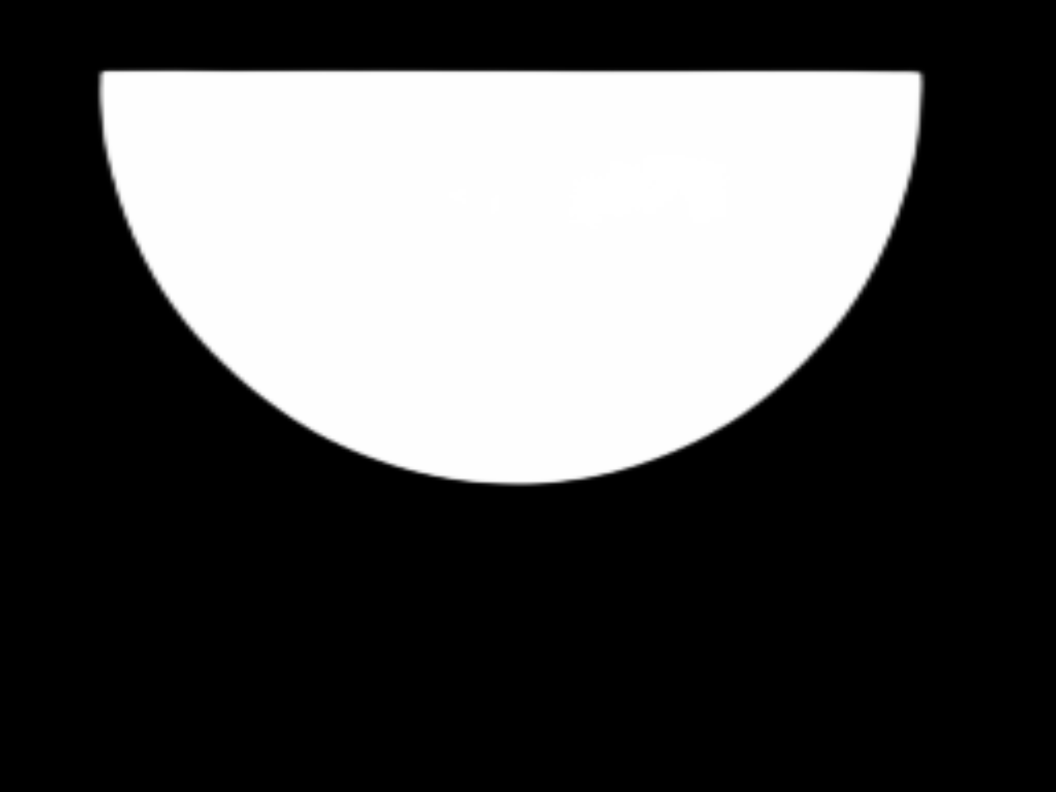
#> input picture image_png/DSC00321.png, 4224 x 3168 px (shown at 1/4 size)
$ python curve_decrete.py
#> lines starting #> are read from the running program, lines starting #| are printed output that depends on the picture; after the words box and inside, x2 and y2 are one past the last pixel; in counts of white or black regions, pixels touching at a corner belong together; long printed decimals are rounded
import numpy as np
import cv2
import pandas as pd
import matplotlib
import matplotlib.pyplot as plt
from skimage import morphology
from scipy import ndimage
plt.rcParams['font.sans-serif']=['Microsoft YaHei']
matplotlib.use(backend='Qt5Agg')

img_path = './image_png/DSC00321.png'  # 可更换图像
img = cv2.imread(img_path)
#> img is the input picture: shape (3168, 4224, 3); min 0, max 255, mean 81.1
gray = cv2.cvtColor(img, cv2.COLOR_RGB2GRAY)
gray = cv2.GaussianBlur(gray,(5,5),0)
ret, BW = cv2.threshold(gray, 100, 1, cv2.THRESH_BINARY)
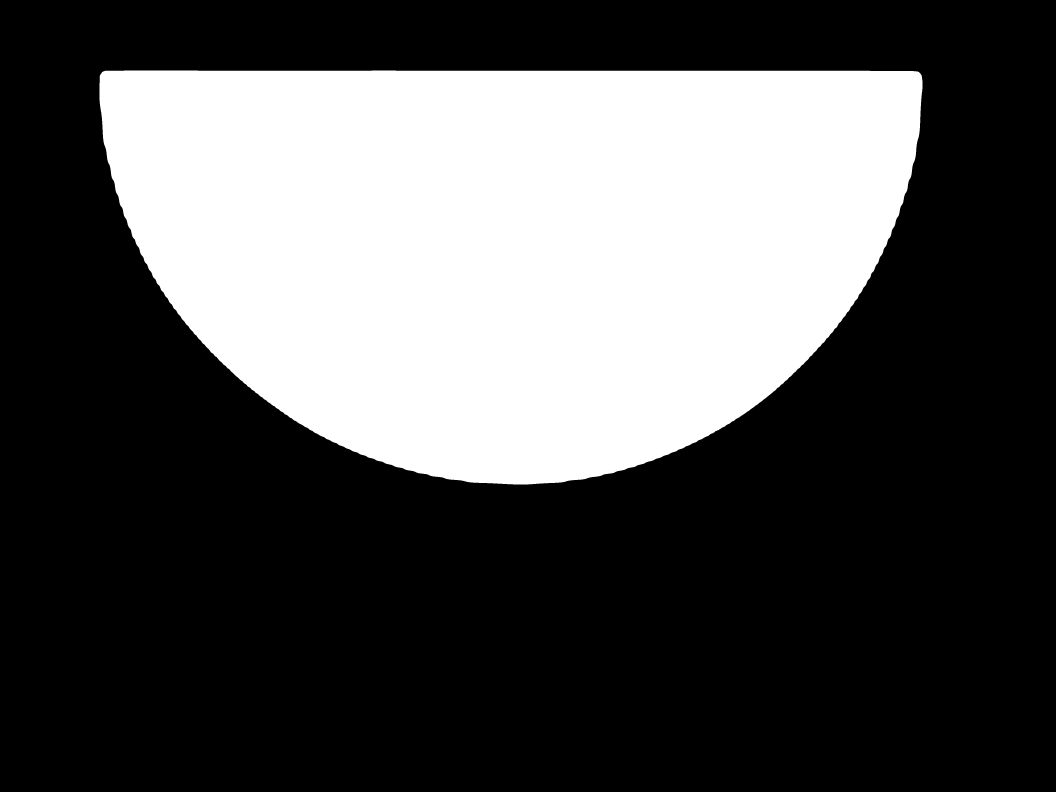
#> BW: shape (3168, 4224) (shown at 1/4 size); values 0 (black) and 1 (white), 32% white; 1 white region

# 提取边缘
# contours, hierarchy = cv2.findContours(BW,cv2.RETR_EXTERNAL,cv2.CHAIN_APPROX_SIMPLE) # CHAIN_APPROX_NONE
contours, hierarchy = cv2.findContours(BW,cv2.RETR_EXTERNAL,cv2.CHAIN_APPROX_NONE)
#> contours = 1 contour; box (x1, y1, x2, y2) and area: (398, 282, 3690, 1938) 4283182
px = np.array(contours[0][:, :, 0]).squeeze()  # W
#> px = 7982 values, max 3689 at index 4736, min 398 at index 131, mean 2045.8
py = np.array(contours[0][:, :, 1]).squeeze()  # H
#> py = 7982 values, max 1937 at index 2446, min 282 at index 0, mean 900.8
# 提取比例因子（实际距离和图像距离的比例）
factor = 2/(max(px) - min(px))
#> factor = 0.000608

df = pd.DataFrame({'x': px, 'y': py})
#> df = table of 7982 rows and 2 columns
# df = df[df['y']>=320]
df = df.groupby(['x']).max()
#> df = table of 3292 rows and 1 columns
df.index.name = 'index'
df['x'] = df.index
df['z'] = df['y'].rolling(500, axis=0, min_periods=None, center=True).mean()
df['y'] = df['z']
df = df.dropna(axis=0, how='any')
#> df = table of 2793 rows and 3 columns

df.sort_values('x', ascending=True, inplace=True)
px = np.array(df['x'])
#> px = 2793 values from 648 to 3440
py = np.array(df['y'])#.astype(np.int32)
#> py = 2793 values, max 1930.3 at index 1412, min 1105.7 at index 0, mean 1695.7
print("最大像素点为{}，最小像素点为{}，共有像素点为{}".format(max(px),min(px),len(px)))
#| 最大像素点为3440，最小像素点为648，共有像素点为2793

# [16 lines of commented-out code are left out]
px = px * factor
#> px = 2793 values from 0.394 to 2.09
py = py * factor
#> py = 2793 values, max 1.17 at index 1412, min 0.672 at index 0, mean 1.03

# 间隔点计算转角
delta = 50  # 间隔点的间距像素，可以调节大小试试
corner = np.zeros(len(px)-delta)
#> corner = 2743 values from 0 to 0
for i in range(len(px)-delta):
    slope = (py[i]-py[i+delta])/(px[i]-px[i+delta])
    corner[i] = np.arctan(slope)
#> this loop made 2743 passes
#> slope on passes 1 to 3: 1.8, 1.79, 1.78
#> after the loop, corner = 2743 values, max 1.06 at index 0, min -1.07 at index 2742, mean 0.00518
plt.figure(figsize=(16, 9))
plt.plot(range(len(corner)),corner, color='blue', marker='o',  linewidth=0.5, markersize=5)
plt.title('转角')
plt.show()
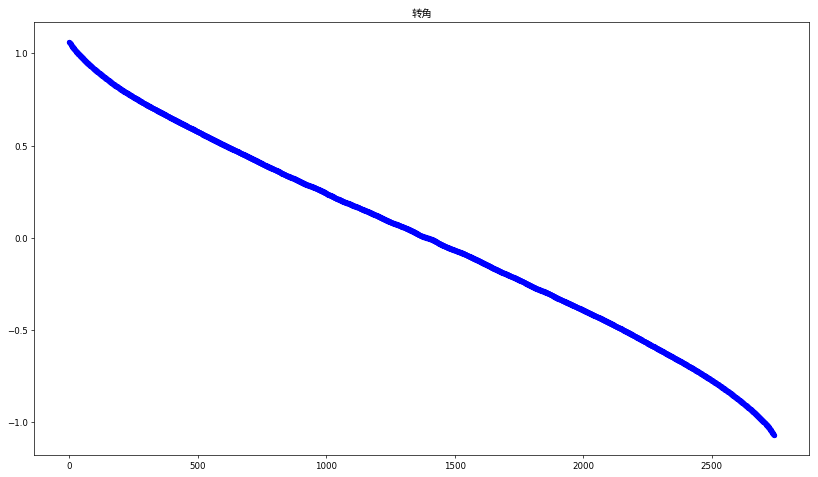
#> figure drawn by matplotlib, 1 panel; curve peaks at x = 0, y = 1.06
plt.close()

# 计算曲率
delta = 500  # 间隔点的间距像素，可以调节大小试试
K = np.zeros(len(px))
#> K = 2793 values from 0 to 0
for i in range(delta,len(px)-delta):
    n1 = (px[i]-px[i-delta],py[i]-py[i-delta])
    n2 = (-px[i]+px[i+delta],-py[i]+py[i+delta])
    L = np.sqrt((px[i+delta]-px[i-delta])**2 + (py[i+delta]-py[i-delta])**2)
    H = np.abs(n1[0]*n2[1]-n1[1]*n2[0])/L
    K[i] = 2 * H / (H**2 + (L/2)**2)
#> this loop made 1793 passes
#> (n1, n2, L, H) on passes 1 to 3: ((0.304, 0.331), (0.304, 0.138), 0.767, 0.0764), ((0.304, 0.33), (0.304, 0.137), 0.767, 0.0763), ((0.304, 0.329), (0.304, 0.137), 0.766, 0.0761)
#> after the loop, K = 2793 values, max 1.04 at index 2292, min 0 at index 0, mean 0.652

K = K[delta:len(px)-delta]
#> K = 1793 values, max 1.04 at index 1792, min 0.986 at index 100, mean 1.02
# print('曲率误差为{}和{}'.format(((max(K)-0.31)/0.31),((min(K)-0.31)/0.31)))
print('曲率误差为{}和{}'.format(((max(K)-1)/1),((min(K)-1)/1)))
#| 曲率误差为0.04328145078937551和-0.01371
t = np.array(range(len(K)))
#> t = 1793 values from 0 to 1792
plt.figure(figsize=(16, 9))
plt.plot(t, K, color='blue', marker='o',  linewidth=0.5, markersize=5)
plt.title('曲率')
plt.show()
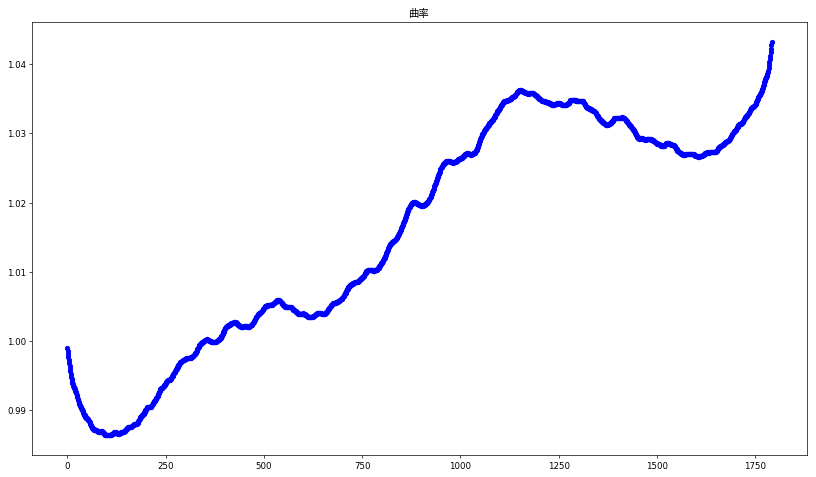
#> figure drawn by matplotlib, 1 panel; curve peaks at x = 1792, y = 1.04

$ run again, with image_png/DSC00309.png copied over image_png/DSC00321.png
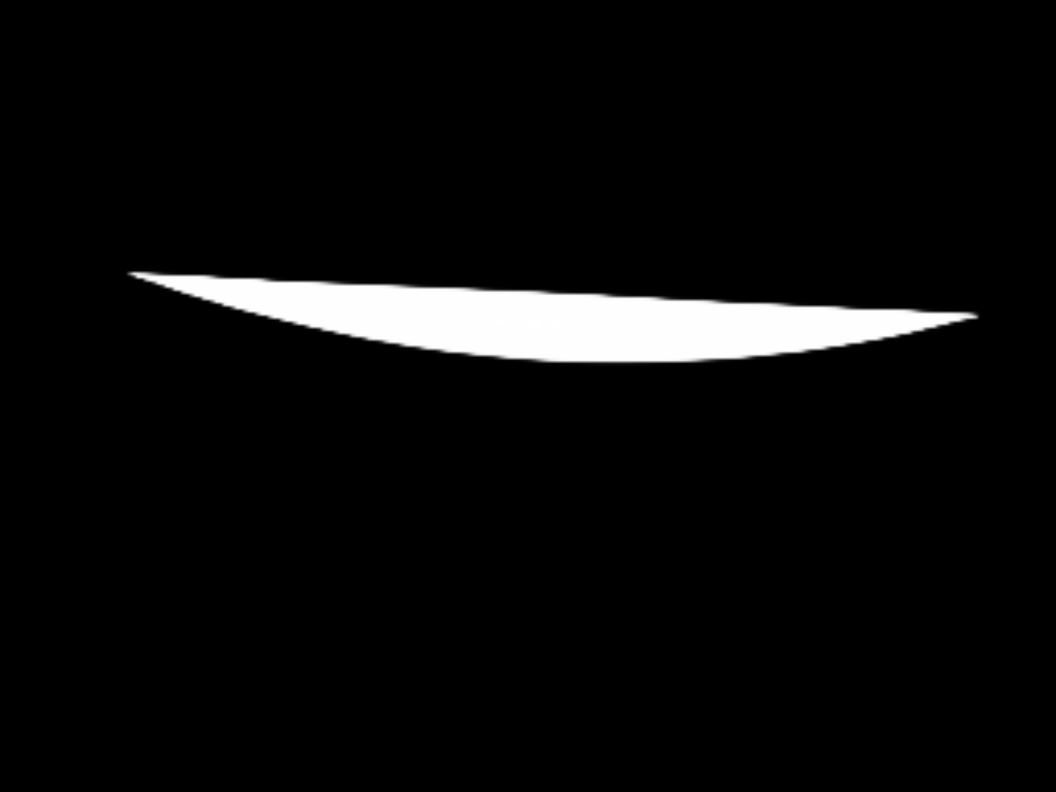
#> input picture image_png/DSC00309.png, 4224 x 3168 px (shown at 1/4 size)
#> img is the input picture: shape (3168, 4224, 3); min 0, max 255, mean 11.8
#> `ret, BW = cv2.threshold(gray, 100, 1, cv2.THRESH_BINARY)`:
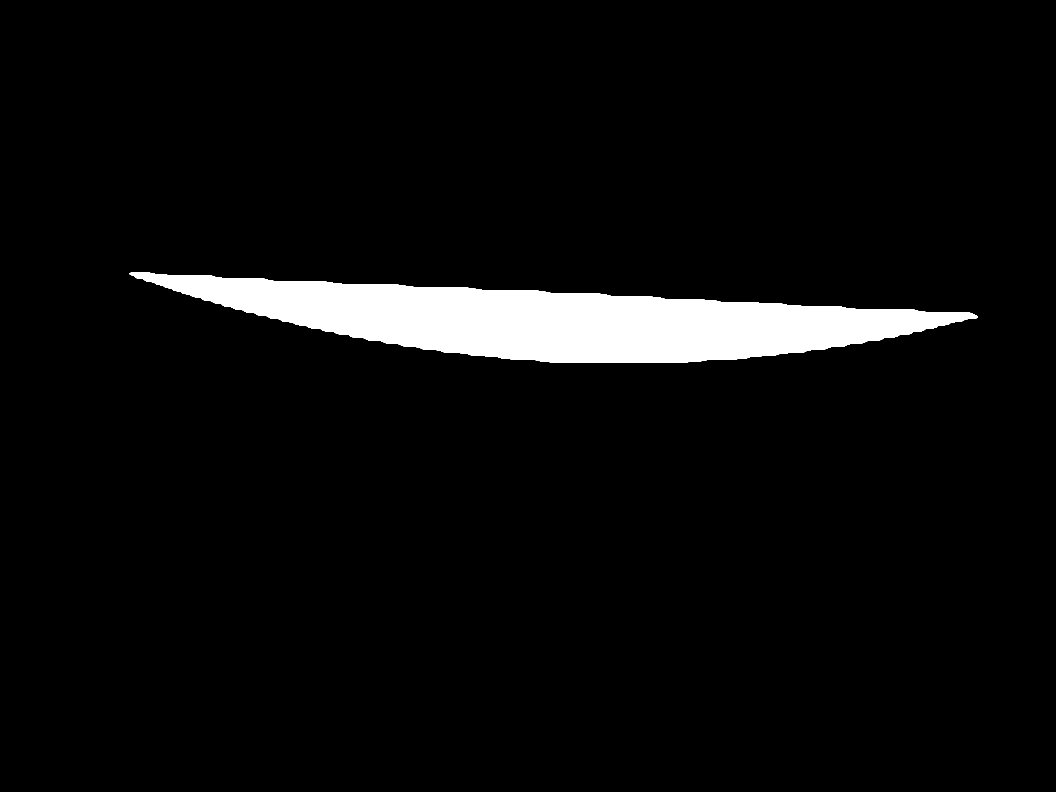
#> BW: shape (3168, 4224) (shown at 1/4 size); values 0 (black) and 1 (white), 4.7% white; 1 white region
#> contours = 1 contour; box (x1, y1, x2, y2) and area: (518, 1088, 3910, 1450) 629184
#> `px = np.array(contours[0][:, :, 0]).squeeze()`: px = 6788 values, max 3909 at index 3409, min 518 at index 15, mean 2213.5
#> `py = np.array(contours[0][:, :, 1]).squeeze()`: py = 6788 values, max 1449 at index 1859, min 1088 at index 0, mean 1264.8
#> factor = 0.00059
#> `df = pd.DataFrame({'x': px, 'y': py})`: df = table of 6788 rows and 2 columns
#> `df = df.groupby(['x']).max()`: df = table of 3392 rows and 1 columns
#> `df = df.dropna(axis=0, how='any')`: df = table of 2893 rows and 3 columns
#> `px = np.array(df['x'])`: px = 2893 values from 768 to 3660
#> `py = np.array(df['y'])#.astype(np.int32)`: py = 2893 values, max 1448.4 at index 1680, min 1180.3 at index 0, mean 1379.4
#| 最大像素点为3660，最小像素点为768，共有像素点为2893
#> `px = px * factor`: px = 2893 values from 0.453 to 2.16
#> `py = py * factor`: py = 2893 values, max 0.854 at index 1680, min 0.696 at index 0, mean 0.814
#> `corner = np.zeros(len(px)-delta)`: corner = 2843 values from 0 to 0
#> the loop `for i in range(len(px)-delta):` made 2843 passes
#> slope on passes 1 to 3: 0.306, 0.306, 0.306
#> after the loop `for i in range(len(px)-delta):`: corner = 2843 values, max 0.297 at index 0, min -0.21 at index 2832, mean 0.0492
#> `K = np.zeros(len(px))`: K = 2893 values from 0 to 0
#> the loop `for i in range(delta,len(px)-delta):` made 1893 passes
#> (n1, n2, L, H) on passes 1 to 3: ((0.295, 0.0782), (0.295, 0.0527), 0.604, 0.0125), ((0.295, 0.0782), (0.295, 0.0526), 0.604, 0.0125), ((0.295, 0.0781), (0.295, 0.0526), 0.604, 0.0125)
#> after the loop `for i in range(delta,len(px)-delta):`: K = 2893 values, max 0.328 at index 2371, min 0 at index 0, mean 0.197
#> `K = K[delta:len(px)-delta]`: K = 1893 values, max 0.328 at index 1871, min 0.271 at index 21, mean 0.301
#| 曲率误差为-0.6720461400465942和-0.7292
#> t = 1893 values from 0 to 1892
#> `plt.show()`:
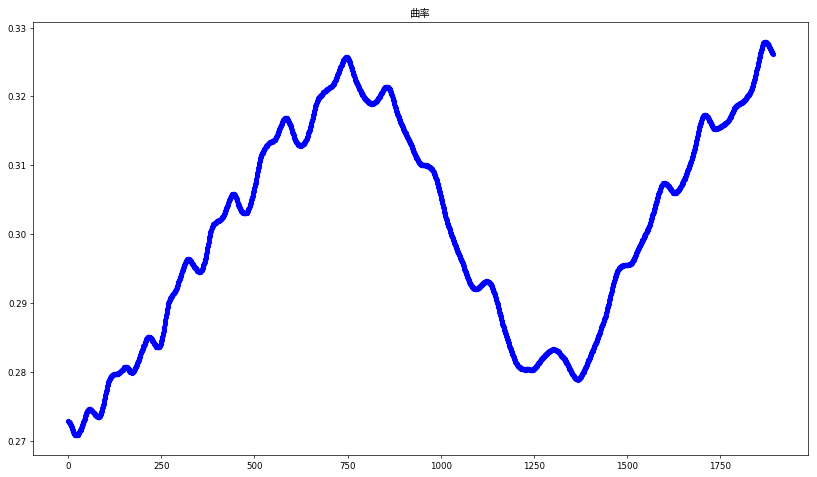
#> figure drawn by matplotlib, 1 panel; curve peaks at x = 1871, y = 0.328

$ run again, with image_png/DSC00311.png copied over image_png/DSC00321.png
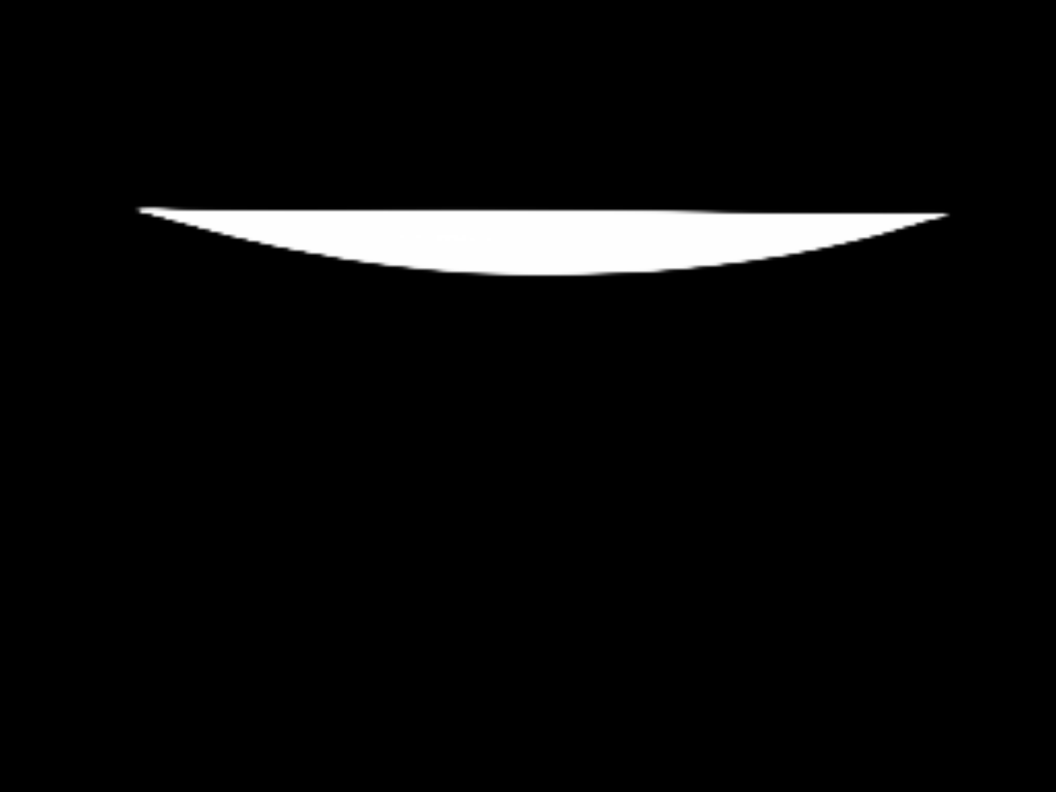
#> input picture image_png/DSC00311.png, 4224 x 3168 px (shown at 1/4 size)
#> img is the input picture: shape (3168, 4224, 3); min 0, max 255, mean 10.7
#> `ret, BW = cv2.threshold(gray, 100, 1, cv2.THRESH_BINARY)`:
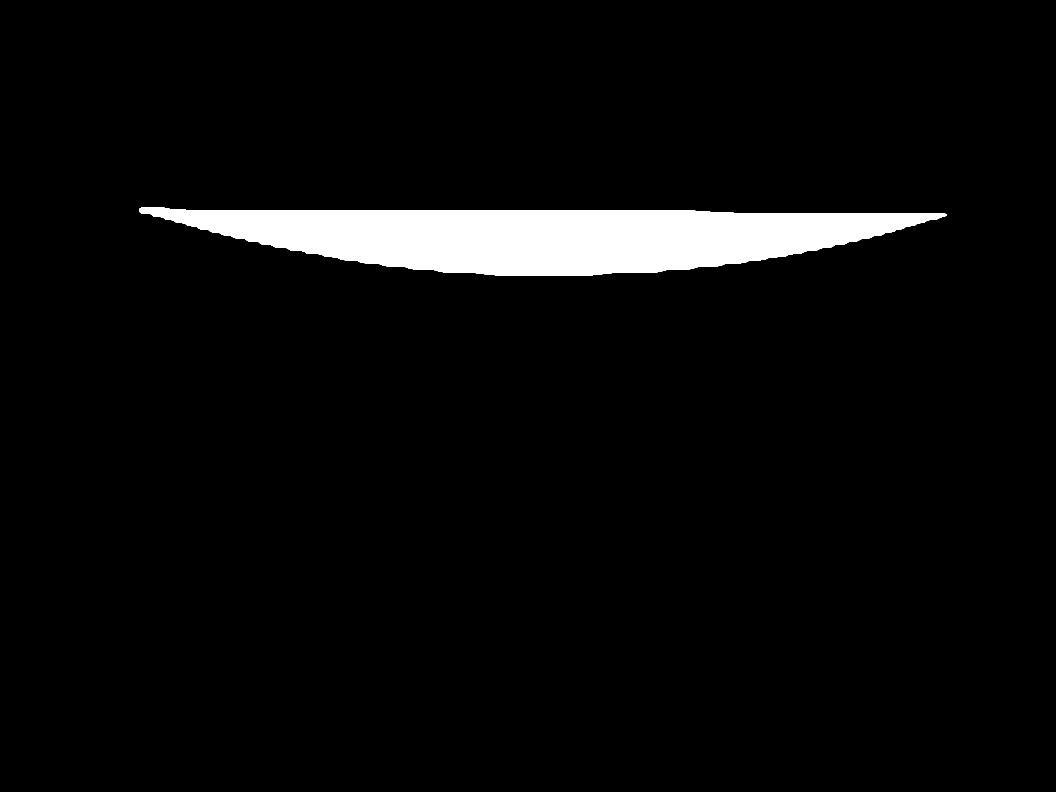
#> BW: shape (3168, 4224) (shown at 1/4 size); values 0 (black) and 1 (white), 4.3% white; 1 white region
#> contours = 1 contour; box (x1, y1, x2, y2) and area: (558, 829, 3788, 1103) 568824
#> `px = np.array(contours[0][:, :, 0]).squeeze()`: px = 6472 values, max 3787 at index 3259, min 558 at index 17, mean 2169.5
#> `py = np.array(contours[0][:, :, 1]).squeeze()`: py = 6472 values, max 1102 at index 1544, min 829 at index 0, mean 931.2
#> factor = 0.000619
#> `df = pd.DataFrame({'x': px, 'y': py})`: df = table of 6472 rows and 2 columns
#> `df = df.groupby(['x']).max()`: df = table of 3230 rows and 1 columns
#> `df = df.dropna(axis=0, how='any')`: df = table of 2731 rows and 3 columns
#> `px = np.array(df['x'])`: px = 2731 values from 808 to 3538
#> `py = np.array(df['y'])#.astype(np.int32)`: py = 2731 values, max 1100.4 at index 1365, min 913.6 at index 0, mean 1041.2
#| 最大像素点为3538，最小像素点为808，共有像素点为2731
#> `px = px * factor`: px = 2731 values from 0.5 to 2.19
#> `py = py * factor`: py = 2731 values, max 0.682 at index 1365, min 0.566 at index 0, mean 0.645
#> `corner = np.zeros(len(px)-delta)`: corner = 2681 values from 0 to 0
#> the loop `for i in range(len(px)-delta):` made 2681 passes
#> slope on passes 1 to 3: 0.255, 0.255, 0.255
#> after the loop `for i in range(len(px)-delta):`: corner = 2681 values, max 0.25 at index 0, min -0.254 at index 2680, mean 0.00661
#> `K = np.zeros(len(px))`: K = 2731 values from 0 to 0
#> the loop `for i in range(delta,len(px)-delta):` made 1731 passes
#> (n1, n2, L, H) on passes 1 to 3: ((0.31, 0.0678), (0.31, 0.0388), 0.628, 0.0143), ((0.31, 0.0677), (0.31, 0.0387), 0.628, 0.0143), ((0.31, 0.0677), (0.31, 0.0386), 0.628, 0.0143)
#> after the loop `for i in range(delta,len(px)-delta):`: K = 2731 values, max 0.328 at index 2230, min 0 at index 0, mean 0.191
#> `K = K[delta:len(px)-delta]`: K = 1731 values, max 0.328 at index 1730, min 0.27 at index 1280, mean 0.301
#| 曲率误差为-0.6717418867049071和-0.7296
#> t = 1731 values from 0 to 1730
#> `plt.show()`:
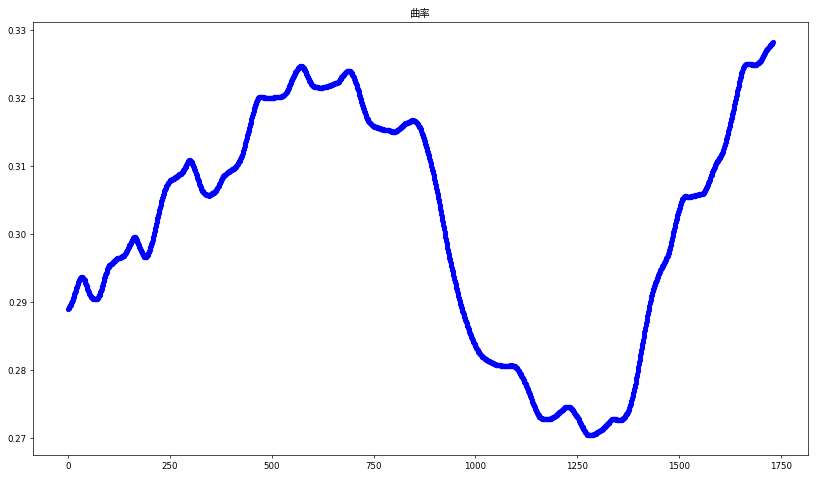
#> figure drawn by matplotlib, 1 panel; curve peaks at x = 1730, y = 0.328
